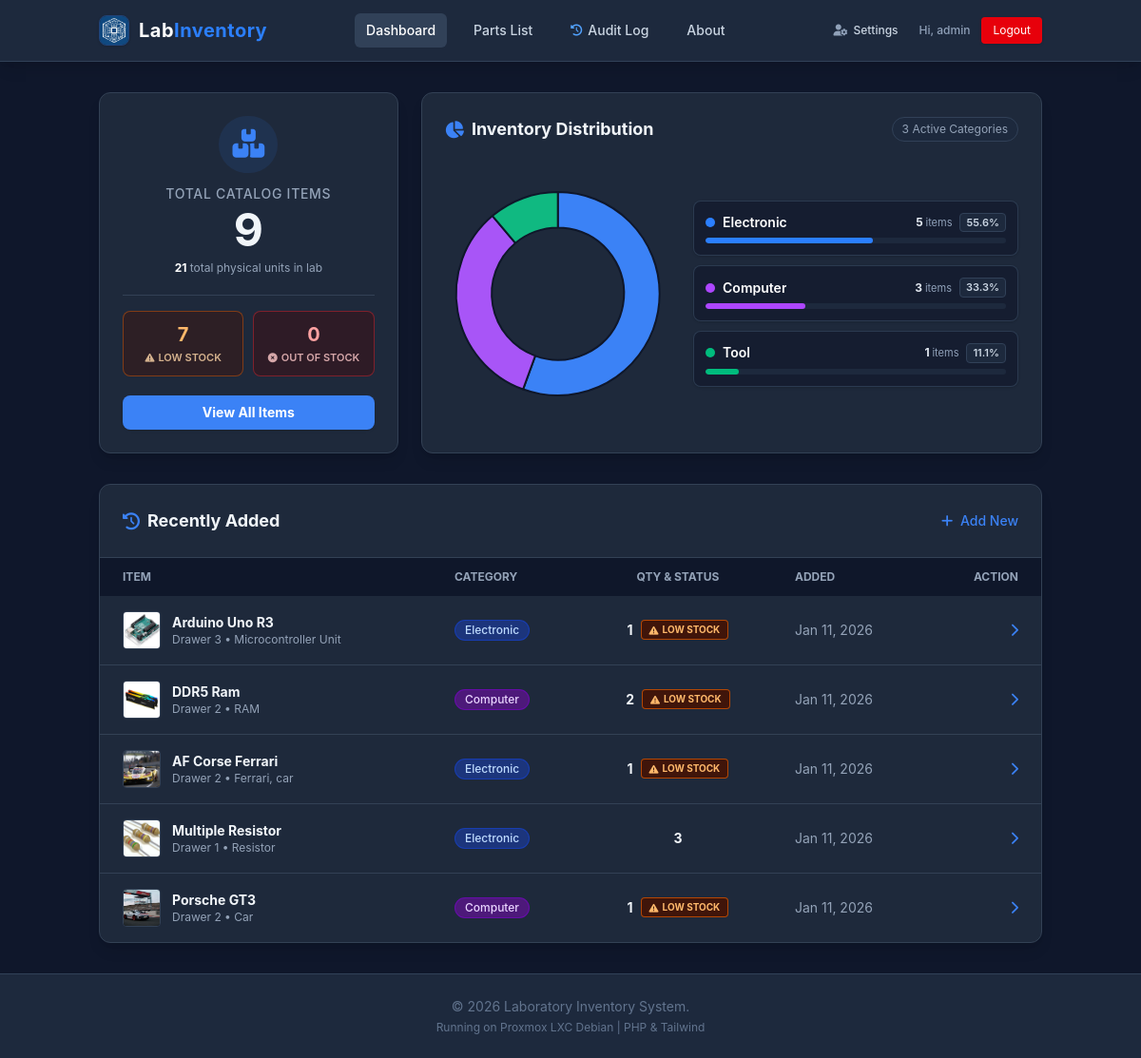
/pages/home.php (signed in), run on the app's committed database.
### tables this page shows
CREATE TABLE `inventory` (
  `id` int(11) NOT NULL,
  `item_name` varchar(100) NOT NULL,
  `category` enum('Electronic','Computer','Tool','Other') DEFAULT 'Electronic',
  `sub_category` varchar(50) DEFAULT NULL,
  `item_type` enum('Bulk','Unique') NOT NULL DEFAULT 'Bulk',
  `component_rating` varchar(120) DEFAULT NULL,
  `model_number` varchar(100) DEFAULT NULL,
  `serial_number` varchar(120) DEFAULT NULL,
  `condition_status` enum('New','Working','Untested','For Parts') NOT NULL DEFAULT 'Working',
  `image_path` varchar(255) DEFAULT NULL,
  `quantity` int(11) DEFAULT 0,
  `min_quantity` int(11) NOT NULL DEFAULT 2,
  `location` varchar(50) DEFAULT NULL,
  `specifications` text DEFAULT NULL,
  `datasheet_url` varchar(500) DEFAULT NULL,
  `last_updated` timestamp NOT NULL DEFAULT current_timestamp() ON UPDATE current_timestamp(),
  `created_at` timestamp NOT NULL DEFAULT current_timestamp()
);

### pages/home.php (the view, shortened to what the rows shown need)
<?php
require '../includes/db_conn.php';
require '../includes/header.php';
$stats_sql = "SELECT
    COUNT(*) as total_items,
    COALESCE(SUM(quantity), 0) as total_units,
    SUM(CASE WHEN quantity <= 0 THEN 1 ELSE 0 END) as out_of_stock,
    SUM(CASE WHEN quantity > 0 AND min_quantity > 0 AND quantity <= min_quantity THEN 1 ELSE 0 END) as low_stock
FROM inventory";
$stats_row = $conn->query($stats_sql)->fetch_assoc();
$total_assets = (int)$stats_row['total_items'];
$cat_colors = [
    'Electronic' => ['hex' => '#3B82F6', 'bg' => 'bg-blue-500', 'text' => 'text-blue-400', 'border' => 'border-blue-500/40'],
    'Computer'   => ['hex' => '#A855F7', 'bg' => 'bg-purple-500', 'text' => 'text-purple-400', 'border' => 'border-purple-500/40'],
    'Tool'       => ['hex' => '#10B981', 'bg' => 'bg-emerald-500', 'text' => 'text-emerald-400', 'border' => 'border-emerald-500/40'],
    'Other'      => ['hex' => '#F59E0B', 'bg' => 'bg-amber-500', 'text' => 'text-amber-400', 'border' => 'border-amber-500/40']
];
$chart_sql = "SELECT category, COUNT(*) as count, COALESCE(SUM(quantity), 0) as total_qty FROM inventory GROUP BY category ORDER BY count DESC";
$chart_result = $conn->query($chart_sql);
$labels = [];
$counts = [];
$chart_hex_colors = [];
while ($row = $chart_result->fetch_assoc()) {
    $cat_name = !empty($row['category']) ? $row['category'] : "Other";
    $count = (int)$row['count'];
    $color = $cat_colors[$cat_name] ?? ['hex' => '#64748B', 'bg' => 'bg-slate-500', 'text' => 'text-slate-400', 'border' => 'border-slate-500/40'];
    $labels[] = $cat_name;
    $counts[] = $count;
    $chart_hex_colors[] = $color['hex'];
}
function category_badge_class(string $cat): string {
    return match ($cat) {
        'Electronic' => 'bg-blue-900/80 text-blue-200 border-blue-700/50',
        'Computer'   => 'bg-purple-900/80 text-purple-200 border-purple-700/50',
        'Tool'       => 'bg-emerald-900/80 text-emerald-200 border-emerald-700/50',
        'Other'      => 'bg-amber-900/80 text-amber-200 border-amber-700/50',
        default      => 'bg-slate-800 text-slate-300 border-slate-600'
    };
}
$latest_sql = "SELECT * FROM inventory ORDER BY created_at DESC LIMIT 5";
$latest_result = $conn->query($latest_sql);
$latest_items = [];
if ($latest_result) {
    while ($row = $latest_result->fetch_assoc()) {
        $latest_items[] = $row;
    }
}
?>
<div class="max-w-6xl mx-auto space-y-6 sm:space-y-8">
    <div class="grid grid-cols-1 md:grid-cols-3 gap-5 sm:gap-6">
        <div class="md:col-span-1 flex flex-col gap-6">
            <div class="bg-app-card border border-app-border rounded-xl p-5 sm:p-6 shadow-lg flex flex-col items-center justify-center flex-grow">
                <h2 class="text-app-muted text-xs sm:text-sm font-medium uppercase tracking-wider">Total Catalog Items</h2>
            </div>
        </div>
    </div>
    <div class="bg-app-card border border-app-border rounded-xl shadow-lg overflow-hidden">
        <div class="hidden sm:block overflow-x-auto">
            <table class="w-full text-left text-sm text-app-text">
                <thead class="bg-app-bg text-app-muted uppercase text-xs font-bold">
                    <tr>
                        <th class="px-5 sm:px-6 py-3">Item</th>
                        <th class="px-5 sm:px-6 py-3">Category</th>
                        <th class="px-5 sm:px-6 py-3 text-center">Qty &amp; Status</th>
                        <th class="px-5 sm:px-6 py-3 hidden md:table-cell">Added</th>
                        <th class="px-5 sm:px-6 py-3 text-right">Action</th>
                    </tr>
                </thead>
                <tbody class="divide-y divide-app-border">
                    <?php if (!empty($latest_items)): ?>
                        <?php foreach ($latest_items as $row): ?>
                            <?php $stock = get_stock_status((int)$row['quantity'], (int)($row['min_quantity'] ?? 0)); ?>
                            <tr class="hover:bg-app-bg/50 transition cursor-pointer" onclick="window.location='view_item.php?id=<?php echo (int)$row['id']; ?>'">
                                <td class="px-5 sm:px-6 py-3.5 sm:py-4 flex items-center gap-3">
                                    <div class="h-10 w-10 bg-app-bg rounded flex items-center justify-center border border-app-border overflow-hidden flex-shrink-0">
                                        <?php if (!empty($row['image_path'])): ?>
                                            <img src="../assets/uploads/<?php echo htmlspecialchars($row['image_path']); ?>" class="h-full w-full object-cover">
                                        <?php else: ?>
                                            <i class="fa-solid fa-microchip text-app-muted"></i>
                                        <?php endif; ?>
                                    </div>
                                    <div>
                                        <div class="font-bold text-app-text flex flex-wrap items-center gap-2">
                                            <span><?php echo htmlspecialchars($row['item_name']); ?></span>
                                        </div>
                                        <div class="text-xs text-app-muted"><?php echo htmlspecialchars($row['location'] ?? ''); ?><?php echo !empty($row['sub_category']) ? ' &bull; ' . htmlspecialchars($row['sub_category']) : ''; ?></div>
                                    </div>
                                </td>
                                <td class="px-5 sm:px-6 py-3.5 sm:py-4">
                                    <a href="inventory.php?cat=<?php echo urlencode($row['category']); ?>"
                                        class="inline-block px-2.5 py-0.5 text-xs rounded-full font-medium border transition hover:opacity-85 <?php echo category_badge_class($row['category'] ?? ''); ?>"
                                        title="Filter by <?php echo htmlspecialchars($row['category']); ?>">
                                        <?php echo htmlspecialchars($row['category']); ?>
                                    </a>
                                </td>
                                <td class="px-5 sm:px-6 py-3.5 sm:py-4 text-center">
                                    <div class="inline-flex items-center gap-2">
                                        <span class="font-bold text-app-text"><?php echo (int)$row['quantity']; ?></span>
                                        <?php if ($stock['code'] !== 'ok'): ?>
                                            <span class="inline-flex items-center gap-1 px-2 py-0.5 rounded text-[10px] font-bold uppercase border <?php echo $stock['class']; ?>">
                                                <i class="fa-solid <?php echo $stock['icon']; ?>"></i> <?php echo htmlspecialchars($stock['label']); ?>
                                            </span>
                                        <?php endif; ?>
                                    </div>
                                </td>
                                <td class="px-5 sm:px-6 py-3.5 sm:py-4 text-app-muted hidden md:table-cell">
                                    <?php echo date("M d, Y", strtotime($row['created_at'])); ?>
                                </td>
                                <td class="px-5 sm:px-6 py-3.5 sm:py-4 text-right">
                                    <a href="view_item.php?id=<?php echo (int)$row['id']; ?>" class="text-brand hover:text-brand-hover">
                                        <i class="fa-solid fa-chevron-right"></i>
                                    </a>
                                </td>
                            </tr>
                        <?php endforeach; ?>
                    <?php endif; ?>
                </tbody>
            </table>
        </div>
    </div>
</div>
<script>
    const chartLabels = <?php echo json_encode($labels); ?>;
    const chartData = <?php echo json_encode($counts); ?>;
    const chartColors = <?php echo json_encode($chart_hex_colors); ?>;
    const ctx = document.getElementById('categoryChart').getContext('2d');
    new Chart(ctx, {
        type: 'doughnut',
        data: {
            labels: chartLabels,
            datasets: [{
                label: 'Catalog Items',
                data: chartData,
                backgroundColor: chartColors,
                borderColor: '#0f172a',
                borderWidth: 2,
                hoverOffset: 8
            }]
        },
        options: {
            responsive: true,
            maintainAspectRatio: false,
            cutout: '65%',
            plugins: {
                legend: {
                    display: false
                },
                tooltip: {
                    callbacks: {
                        label: function(context) {
                            const val = context.raw || 0;
                            const total = <?php echo $total_assets; ?>;
                            const pct = total > 0 ? ((val / total) * 100).toFixed(1) : 0;
                            return ` ${context.label}: ${val} items (${pct}%)`;
                        }
                    }
                }
            },
            layout: {
                padding: 4
            }
        }
    });
</script>
<?php require '../includes/footer.php'; ?>

### data on the page
inventory: image_path (picture), item_name "Arduino Uno R3", location "Drawer 3", sub_category "Microcontroller Unit", category "Electronic", quantity "1", quantity+min_quantity "LOW STOCK", created_at "Jan 11, 2026"
inventory: image_path (picture), item_name "DDR5 Ram", location "Drawer 2", sub_category "RAM", category "Computer", quantity "2", quantity+min_quantity "LOW STOCK", created_at "Jan 11, 2026"
inventory: image_path (picture), item_name "AF Corse Ferrari", location "Drawer 2", sub_category "Ferrari, car", category "Electronic", quantity "1", quantity+min_quantity "LOW STOCK", created_at "Jan 11, 2026"
inventory: image_path (picture), item_name "Multiple Resistor", location "Drawer 1", sub_category "Resistor", category "Electronic", quantity "3", created_at "Jan 11, 2026"
inventory: image_path (picture), item_name "Porsche GT3", location "Drawer 2", sub_category "Car", category "Computer", quantity "1", quantity+min_quantity "LOW STOCK", created_at "Jan 11, 2026"

### other printed values
$_SESSION['username'] "admin"
$total_assets "9"
$total_units "21"
$low_count "7"
$out_count "0"
count($categories_summary) "3"
$cat['category'] "Electronic"
$cat['count'] "5"
$cat['percent'] "55.6"
$cat['category'] "Computer"
$cat['count'] "3"
$cat['percent'] "33.3"
$cat['category'] "Tool"
$cat['count'] "1"
$cat['percent'] "11.1"
